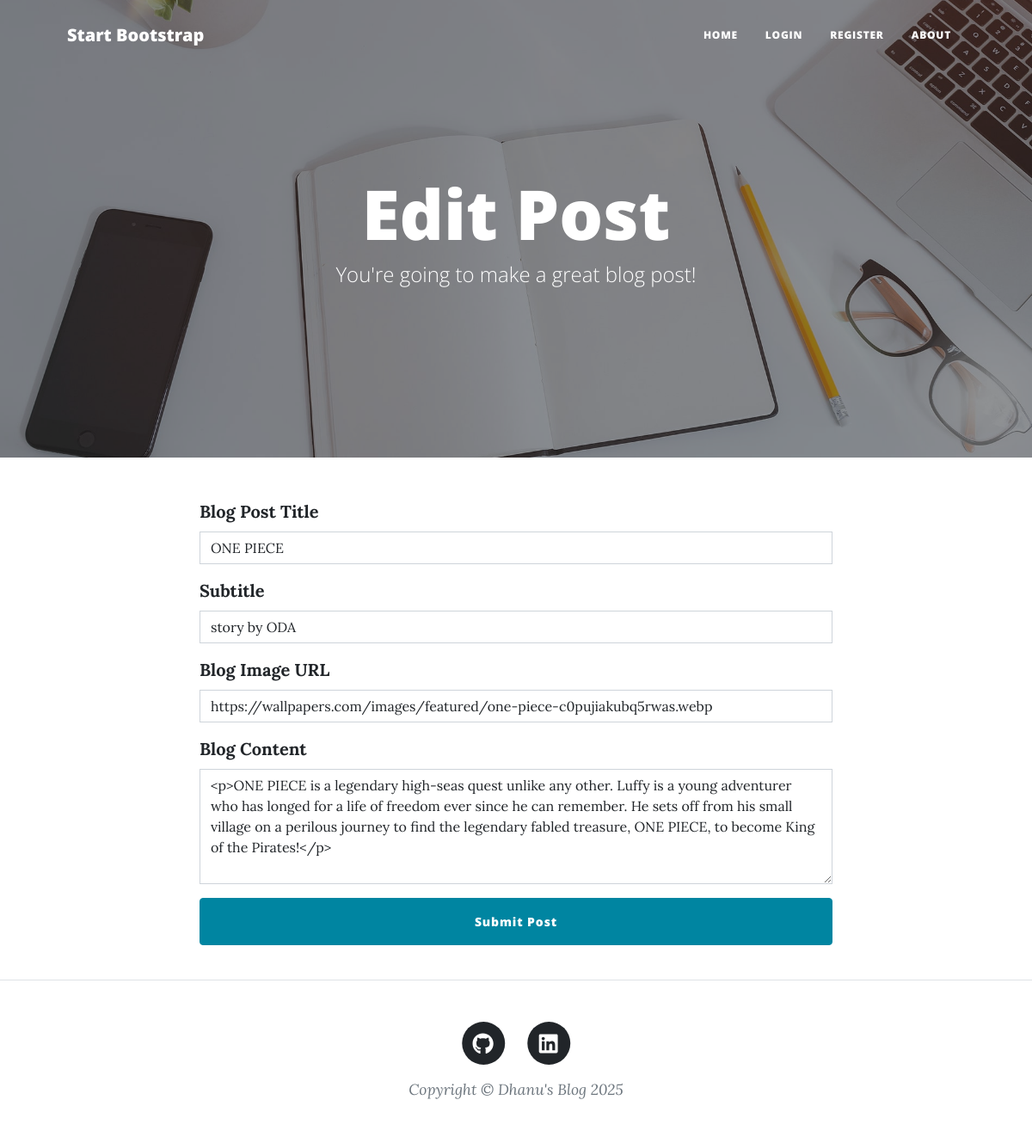
The page /edit-post/1 on the database its author committed.
### main.py (models this page shows)
class BlogPost(db.Model):
    __tablename__ = "blog_posts"
    id = db.Column(db.Integer, primary_key=True)
    author_id = db.Column(db.Integer, db.ForeignKey("users.id"))
    author = relationship("User", back_populates="posts")
    title = db.Column(db.String(250), unique=True, nullable=False)
    subtitle = db.Column(db.String(250), nullable=False)
    date = db.Column(db.String(250), nullable=False)
    body = db.Column(db.Text, nullable=False)
    img_url = db.Column(db.String(250), nullable=False)
    comments = relationship("Comment", back_populates="parent_post")

### main.py (the view, shortened to what this page needs)
@app.route("/edit-post/<int:post_id>", methods=["GET", "POST"])
def edit_post(post_id):
    post = db.get_or_404(BlogPost, post_id)
    edit_form = CreatePostForm(
        title=post.title,
        subtitle=post.subtitle,
        img_url=post.img_url,
        author=post.author,
        body=post.body
    )
    return render_template("make-post.html", form=edit_form, is_edit=True, current_user=current_user)

### forms.py
class CreatePostForm(FlaskForm):
    title = StringField("Blog Post Title", validators=[DataRequired()])
    subtitle = StringField("Subtitle", validators=[DataRequired()])
    img_url = StringField("Blog Image URL", validators=[DataRequired(), URL()])
    body = CKEditorField("Blog Content", validators=[DataRequired()])
    submit = SubmitField("Submit Post")

### templates/make-post.html (shortened to what this page needs)
{% block content %}
{% include "header.html" %}
<header class="masthead" style="background-image: url('../static/assets/img/edit-bg.jpg')">
  <div class="container position-relative px-4 px-lg-5">
    <div class="row gx-4 gx-lg-5 justify-content-center">
      <div class="col-md-10 col-lg-8 col-xl-7">
        <div class="page-heading">
          {% if is_edit %}
          <h1>Edit Post</h1>
          {% else %}
          <h1>New Post</h1>
          {% endif %}
          <span class="subheading">You're going to make a great blog post!</span>
        </div>
      </div>
    </div>
  </div>
</header>
<main class="mb-4">
  <div class="container">
    <div class="row">
      <div class="col-lg-8 col-md-10 mx-auto">
        <form method="POST">
          <div class="mb-3">
            <label for="{{ form.title.id }}" class="form-label">{{ form.title.label }}</label>
            {{ form.title(class="form-control", placeholder="Enter Post Title") }}
          </div>
          <div class="mb-3">
            <label for="{{ form.subtitle.id }}" class="form-label">{{ form.subtitle.label }}</label>
            {{ form.subtitle(class="form-control", placeholder="Enter Post Subtitle") }}
          </div>
          <div class="mb-3">
            <label for="{{ form.img_url.id }}" class="form-label">{{ form.img_url.label }}</label>
            {{ form.img_url(class="form-control", placeholder="Enter Image URL") }}
          </div>
          <div class="mb-3">
            <label for="{{ form.body.id }}" class="form-label">{{ form.body.label }}</label>
            {{ form.body(class="form-control", rows="5", placeholder="Write your blog post content here...") }}
          </div>
          <div class="mb-3">
            <button type="submit" class="btn btn-primary w-100">{{ form.submit.label }}</button>
          </div>
        </form>
      </div>
    </div>
  </div>
</main>
{% include "footer.html" %}
{% endblock %}

### rows shown on the page
BlogPost: title "ONE PIECE", subtitle "story by ODA", img_url "https://wallpapers.com/images/featured/one-piece-c0pujiakubq5rwas.webp", body "<p>ONE PIECE is a legendary high-seas quest unlike any other. Luffy is a young adventurer who has longed for a life of freedom ever since he can remember. He sets off from his small village on a perilous journey to find the legendary fabled treasure, ONE PIECE, to become King of the Pirates!</p>"
